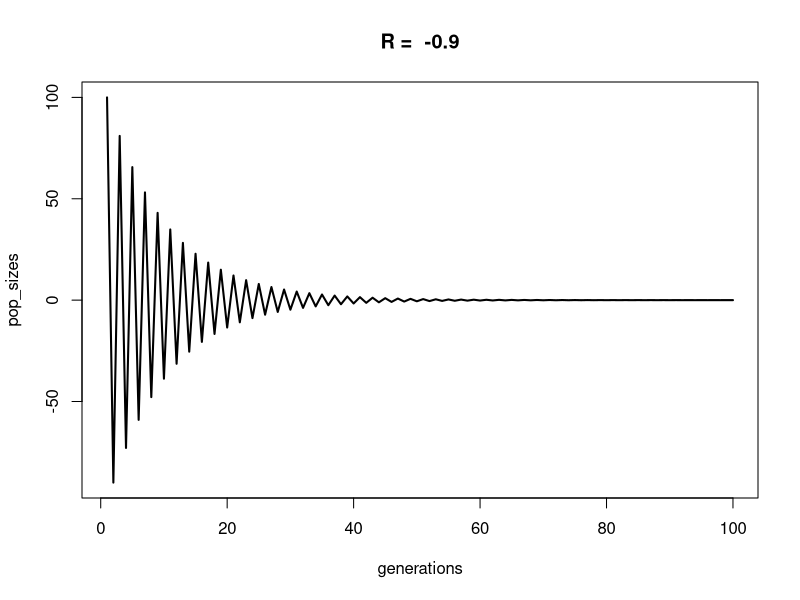
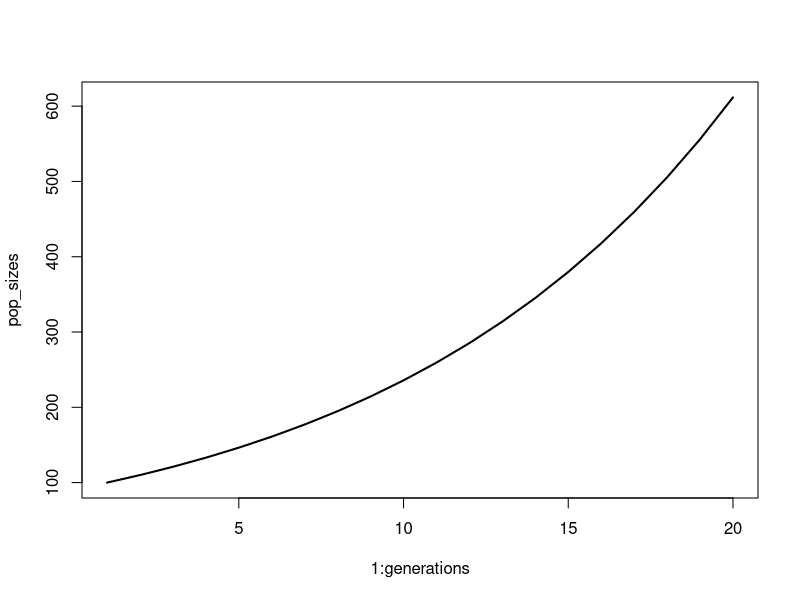
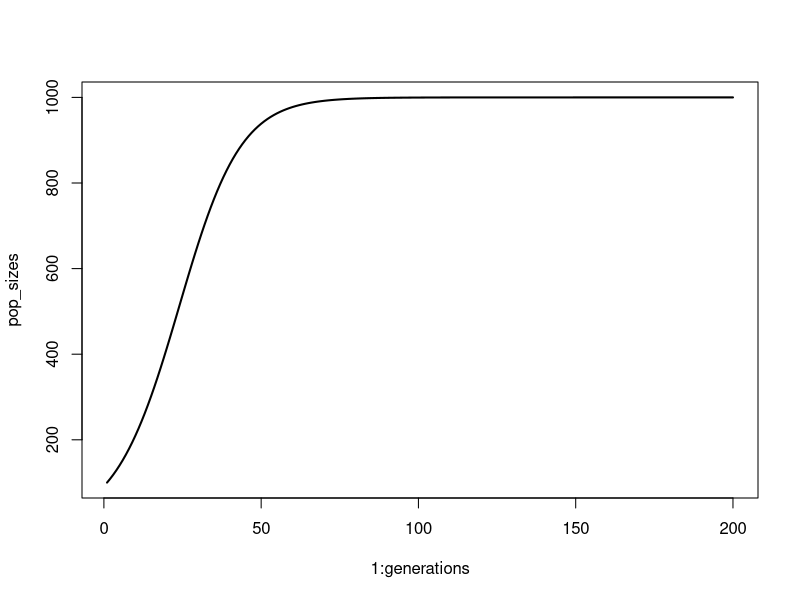
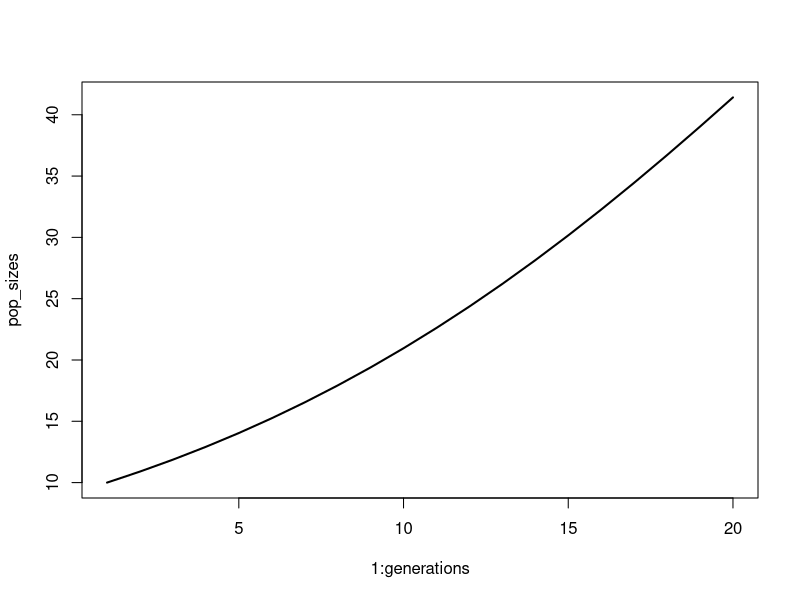
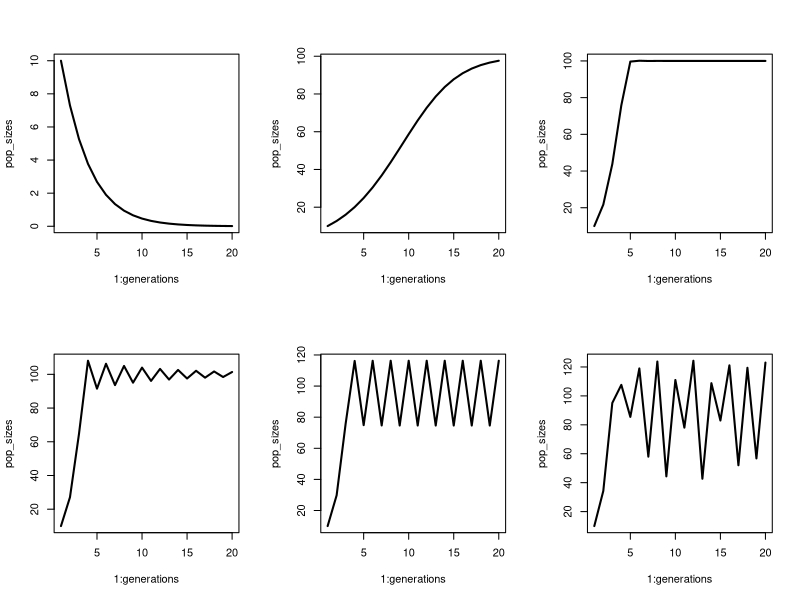
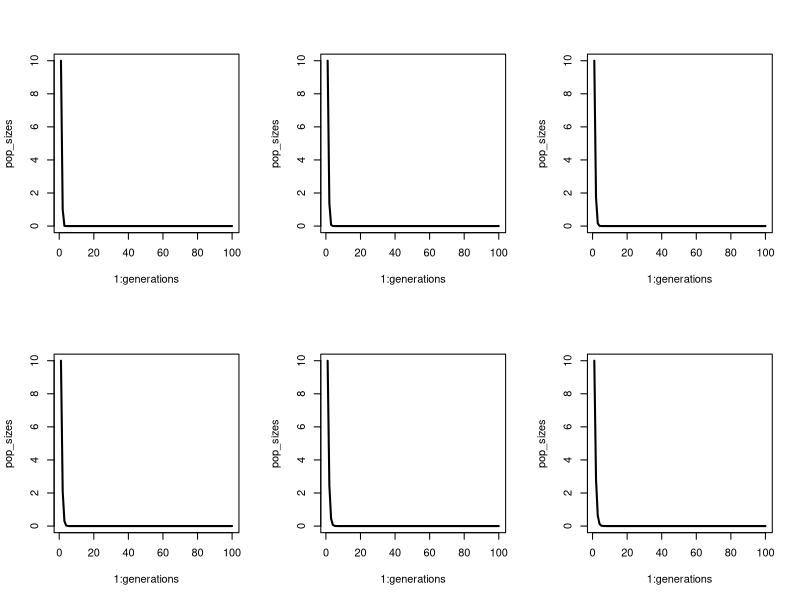
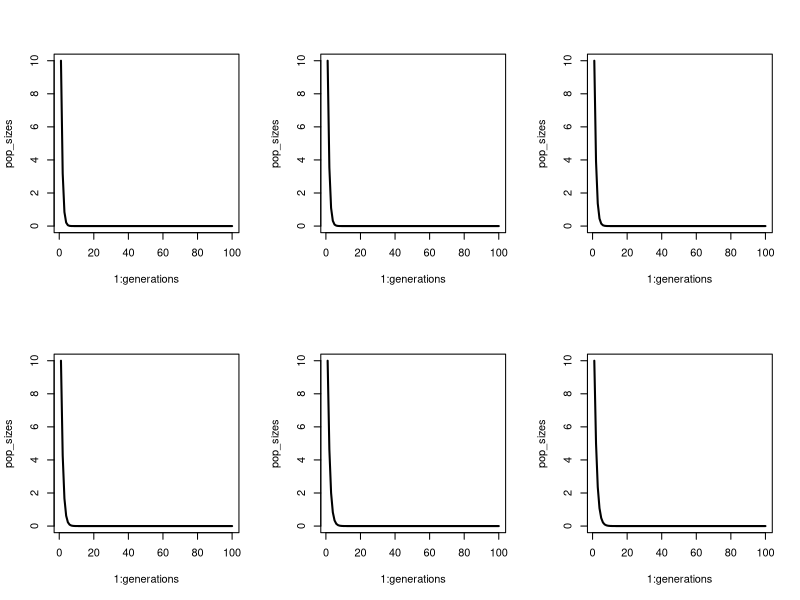
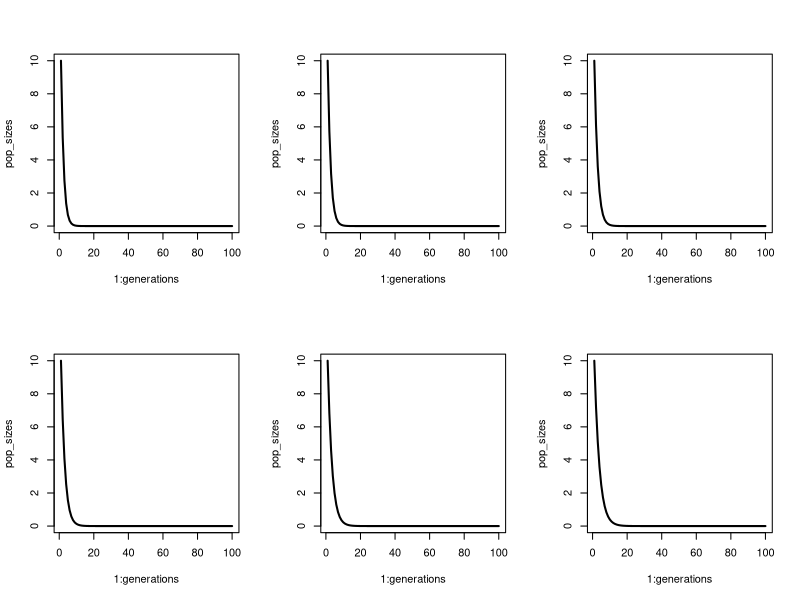

Recreate these plots in R, in order.
## ---- chunk 1
# conditions & parameters (these are new!)
generations <- 100
RR <- -0.9 # R is a parameter
N_init <- 100 # N is a state variable

# create and populate pop size vector
pop_sizes <- numeric(generations)
pop_sizes[1] <- N_init
for (time in 2:generations){
  pop_sizes[time] <- RR*pop_sizes[time-1]
}

head(pop_sizes)

# My favourite plot:
plot(x = 1:generations, y = pop_sizes, type = "l", lwd = 2,
     xlab = "generations", main = paste("R = ", RR))

## ---- chunk 2
# The function
geom_pop_growth <- function(N, RR, generations = 20) {
  pop_sizes <- numeric(generations)
  pop_sizes[1] <- N_init
  for (time in 2:generations){
    pop_sizes[time] <- RR*pop_sizes[time-1]
  }
  plot(y = pop_sizes, x = 1:generations, type = "l", lwd = 2)
  return(pop_sizes)
}

# Run the function 
geom_pop_growth(N = 100, RR = 1.1)
## ---- chunk 3
# parameters
# conditions & parameters (these are new!)
generations <- 200
rr <- .1 # R is a parameter
N_init <- 100 # N is a state variable
K <- 1000 # Carrying capacity - a parameter

# create and populate pop size vector
pop_sizes <- numeric(generations)
pop_sizes[1] <- N_init
for (time in 2:generations){
  pop_sizes[time] <- pop_sizes[time-1]*(1+rr*(1-pop_sizes[time-1]/K))
}
plot(y = pop_sizes, x = 1:generations, type = "l", lwd = 2)

## ---- chunk 4
# The function

logistic_pop_growth <- function(N, rr, generations = 20, K) {
  pop_sizes <- numeric(generations)
  pop_sizes[1] <- N
  for (time in 2:generations){
    pop_sizes[time] <- pop_sizes[time-1]*(1+rr*(1-pop_sizes[time-1]/K))
  }
  
  plot(y = pop_sizes, x = 1:generations, type = "l", lwd = 2)
  return(pop_sizes)
}

# Run the function
logistic_pop_growth(N = 10, rr = 0.1, K = 100)

## ---- chunk 5
rrs <- c(-0.3, 0.3, 1.3, 1.9, 2.2, 2.7)

par(mfrow = c(2,3))
for(rr in rrs) {
  logistic_pop_growth(N = 10, rr = rr, generations = 20, K = 100)
}
## ---- chunk 6
rrs <- seq(from = -1, to = 3, length.out = 100)
generations <- 100
trajectories <- sapply(rrs, function(x) logistic_pop_growth(N = 10, K = 100, rr = x, generations = generations))

# I think this is what a bifurcation plot is!
par(mfrow = c(1,1))
matplot(y = trajectories[generations, ], x = rrs, type = "l", lwd = 2,
        main = "Bifurcation plot?")

# Or maybe it's this, but so messy!
matplot(y = trajectories, x = rrs, type = "l", lwd = 0.5)
